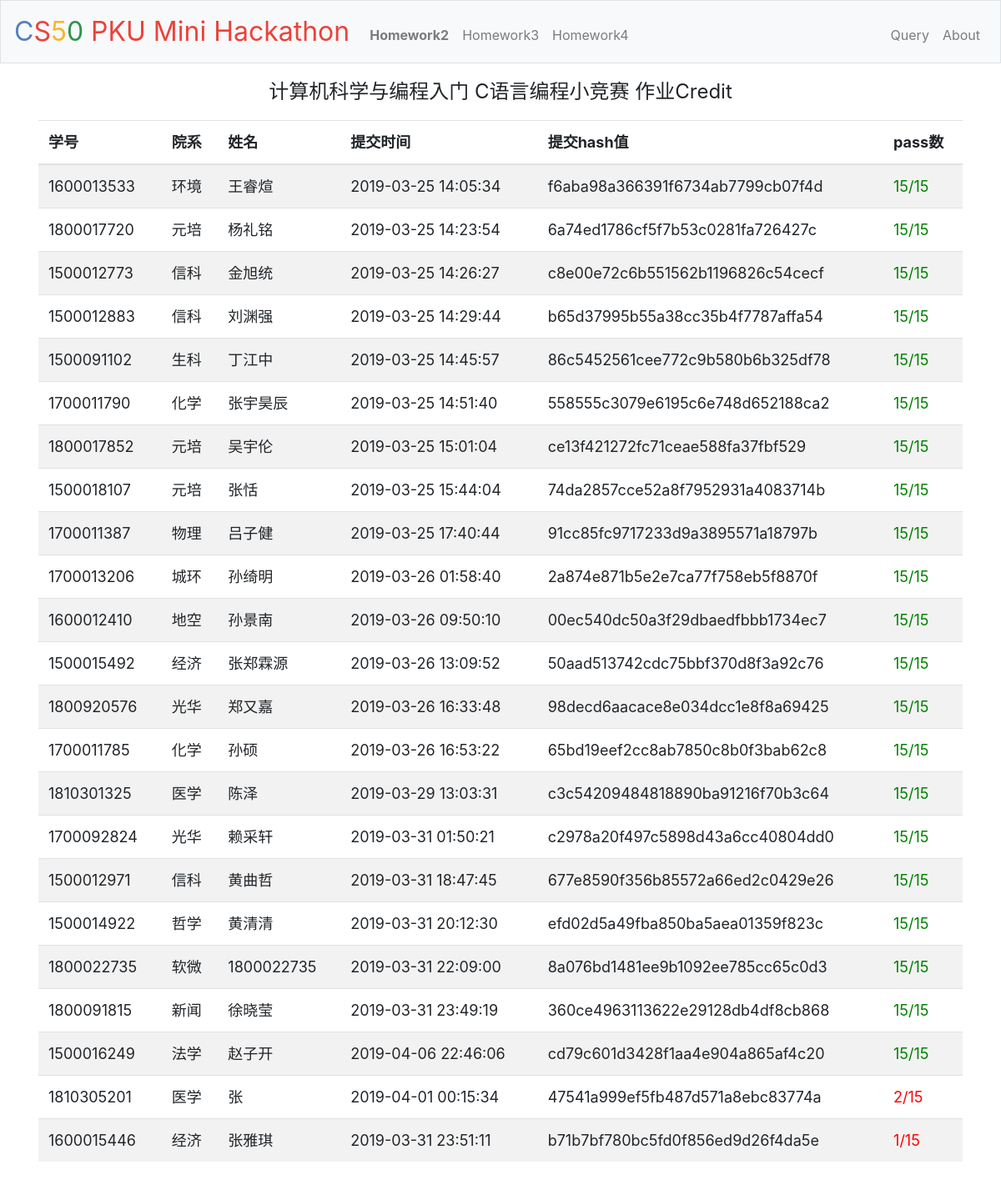
The page /homework2 on the database its author committed.
### tables this page shows
CREATE TABLE "submit" (
	"id"	INTEGER NOT NULL PRIMARY KEY AUTOINCREMENT UNIQUE,
	"stuid"	INTEGER NOT NULL,
	"name"	TEXT,
	"work"	INTEGER NOT NULL,
	"time"	TIMESTAMP NOT NULL DEFAULT current_timestamp,
	"exe_time"	REAL,
	"hash"	TEXT NOT NULL,
	"status"	INTEGER NOT NULL,
	"correct_num"	INTEGER
);

### application.py (the view)
@app.route("/homework2")
def homework2():
    session["status"]="hw2"
    app.logger.info(request.remote_addr+" "+get_time()+" GET /homework2")
    rows = db.execute("SELECT stuid,name,time,hash,correct_num FROM submit where status=0 AND work=2 GROUP BY stuid HAVING MAX(time) ORDER BY correct_num DESC, time ASC")
    result=[]
    for res in rows:
        stuid=str(res["stuid"])
        colloge=colloge_list.get(stuid)
        if not colloge:
            colloge="Unknown"
        tmp=[stuid, colloge, res["name"], res["time"], res["hash"], res["correct_num"]]
        result.append(tmp)
    return render_template("homework2.html", result=result)

### application.py (called while the page is built)
@app.after_request
def after_request(response):
    return response

def get_time():
    i = datetime.datetime.now()
    return "{}/{}/{} {}:{}:{}".format(i.year, i.month, i.day, i.hour, i.minute, i.second)

### templates/homework2.html (shortened to what this page needs)
{% extends "layout.html" %}
{% block main %}
    <div style="font-size:x-large">
        <p>
            计算机科学与编程入门 C语言编程小竞赛 作业Credit
        </p>
    </div>
    <table class="table table-striped">
        <thead>
            <tr>
                <th>学号</th>
                <th>院系</th>
                <th>姓名</th>
                <th>提交时间</th>
                <th>提交hash值</th>
                <th>pass数</th>
            </tr>
        </thead>
        <tbody>
            {% for r in result %}
                <tr>
                    <td>{{r[0]}}</td>
                    <td>{{r[1]}}</td>
                    <td>{{r[2]}}</td>
                    <td>{{r[3]}}</td>
                    <td>{{r[4]}}</td>
                    {% if r[5] == 15 %}
                        <td><font color="green">{{r[5]}}/15</font></td>
                    {% else %}
                        <td><font color="red">{{r[5]}}/15</font></td>
                    {% endif %}
                </tr>
            {% endfor %}
        </tbody>
    </table>
{% endblock %}

### static/styles.css (style rules this page uses)
main table { text-align: left; font-size: large; }

### rows shown on the page
submit: stuid "1600013533", r "环境", name "王睿煊", time "2019-03-25 14:05:34", hash "f6aba98a366391f6734ab7799cb07f4d", correct_num "15"
submit: stuid "1800017720", r "元培", name "杨礼铭", time "2019-03-25 14:23:54", hash "6a74ed1786cf5f7b53c0281fa726427c", correct_num "15"
submit: stuid "1500012773", r "信科", name "金旭统", time "2019-03-25 14:26:27", hash "c8e00e72c6b551562b1196826c54cecf", correct_num "15"
submit: stuid "1500012883", r "信科", name "刘渊强", time "2019-03-25 14:29:44", hash "b65d37995b55a38cc35b4f7787affa54", correct_num "15"
submit: stuid "1500091102", r "生科", name "丁江中", time "2019-03-25 14:45:57", hash "86c5452561cee772c9b580b6b325df78", correct_num "15"
submit: stuid "1700011790", r "化学", name "张宇昊辰", time "2019-03-25 14:51:40", hash "558555c3079e6195c6e748d652188ca2", correct_num "15"
submit: stuid "1800017852", r "元培", name "吴宇伦", time "2019-03-25 15:01:04", hash "ce13f421272fc71ceae588fa37fbf529", correct_num "15"
submit: stuid "1500018107", r "元培", name "张恬", time "2019-03-25 15:44:04", hash "74da2857cce52a8f7952931a4083714b", correct_num "15"
submit: stuid "1700011387", r "物理", name "吕子健", time "2019-03-25 17:40:44", hash "91cc85fc9717233d9a3895571a18797b", correct_num "15"
submit: stuid "1700013206", r "城环", name "孙绮明", time "2019-03-26 01:58:40", hash "2a874e871b5e2e7ca77f758eb5f8870f", correct_num "15"
submit: stuid "1600012410", r "地空", name "孙景南", time "2019-03-26 09:50:10", hash "00ec540dc50a3f29dbaedfbbb1734ec7", correct_num "15"
submit: stuid "1500015492", r "经济", name "张郑霖源", time "2019-03-26 13:09:52", hash "50aad513742cdc75bbf370d8f3a92c76", correct_num "15"
submit: stuid "1800920576", r "光华", name "郑又嘉", time "2019-03-26 16:33:48", hash "98decd6aacace8e034dcc1e8f8a69425", correct_num "15"
submit: stuid "1700011785", r "化学", name "孙硕", time "2019-03-26 16:53:22", hash "65bd19eef2cc8ab7850c8b0f3bab62c8", correct_num "15"
submit: stuid "1810301325", r "医学", name "陈泽", time "2019-03-29 13:03:31", hash "c3c54209484818890ba91216f70b3c64", correct_num "15"
submit: stuid "1700092824", r "光华", name "赖采轩", time "2019-03-31 01:50:21", hash "c2978a20f497c5898d43a6cc40804dd0", correct_num "15"
submit: stuid "1500012971", r "信科", name "黄曲哲", time "2019-03-31 18:47:45", hash "677e8590f356b85572a66ed2c0429e26", correct_num "15"
submit: stuid "1500014922", r "哲学", name "黄清清", time "2019-03-31 20:12:30", hash "efd02d5a49fba850ba5aea01359f823c", correct_num "15"
submit: r "1800022735", r "软微", time "2019-03-31 22:09:00", hash "8a076bd1481ee9b1092ee785cc65c0d3", correct_num "15"
submit: stuid "1800091815", r "新闻", name "徐晓莹", time "2019-03-31 23:49:19", hash "360ce4963113622e29128db4df8cb868", correct_num "15"
submit: stuid "1500016249", r "法学", name "赵子开", time "2019-04-06 22:46:06", hash "cd79c601d3428f1aa4e904a865af4c20", correct_num "15"
submit: stuid "1810305201", r "医学", name "张", time "2019-04-01 00:15:34", hash "47541a999ef5fb487d571a8ebc83774a", r "2"
submit: stuid "1600015446", r "经济", name "张雅琪", time "2019-03-31 23:51:11", hash "b71b7bf780bc5fd0f856ed9d26f4da5e", correct_num "1"
